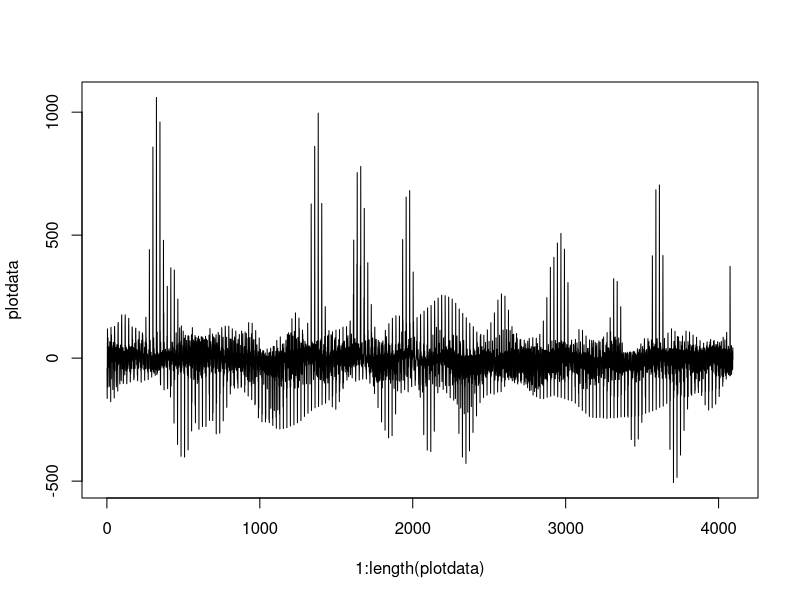

This figure's R source:
setwd("C://Users/USER/Desktop/bss-epilepsy-detection")
library(e1071)

normalize <- function(x) {
  return ((x - min(x)) / (max(x) - min(x)))
}


no_seizure_data <- read.csv("EpilepticSeizureRecognitionREDUCED.csv", header=T)
seizure_data <- read.csv("EpilepticSeizureRecognitionREDUCED_2.csv", header=T)

#plotanje date
plotdata <- seizure_data[24:46,]
plotdata <- plotdata[, -ncol(plotdata)]
plotdata <- plotdata[, -1]
plotdata <- as.numeric(unlist(plotdata))

plot(1:length(plotdata), plotdata, type="l")


#izvadimo svakog drugog ispitanika iz prvog i drugog seta da napravimo trening set

i <- 0
f <- FALSE
train_data <- data.frame()
test_data <- data.frame()
print(nrow(train_data))

while(i < (nrow(seizure_data)) && i < (nrow(no_seizure_data))){
  dummy <- data.frame(seizure_data[(i+1):(i+23),])
  dummy_2 <- data.frame(no_seizure_data[(i+1):(i+23),])
  ####ovo iz nekog razloga poremeti dataset - bude ukupno 50 kolona umjesto 179
  if(f){
    train_data <- rbind(train_data, dummy)
    test_data <- rbind(test_data, dummy_2)
  }
  else{
    train_data <- rbind(train_data, dummy_2)
    test_data <- rbind(test_data, dummy)
  }
  i<-i+23
  f <- !f
}

train_data["Klasa"] <- lapply(train_data["Klasa"], as.factor)
test_data["Klasa"] <- lapply(test_data["Klasa"], as.factor)

#normalizacija 
nm_train <- normalize(train_data[,!colnames(train_data) %in% c("key","Klasa")])
nm_test <- normalize(test_data[,!colnames(test_data) %in% c("key","Klasa")])
nm_train$Klasa<-train_data[,c("Klasa")]
nm_test$Klasa <- test_data[,c("Klasa")]

